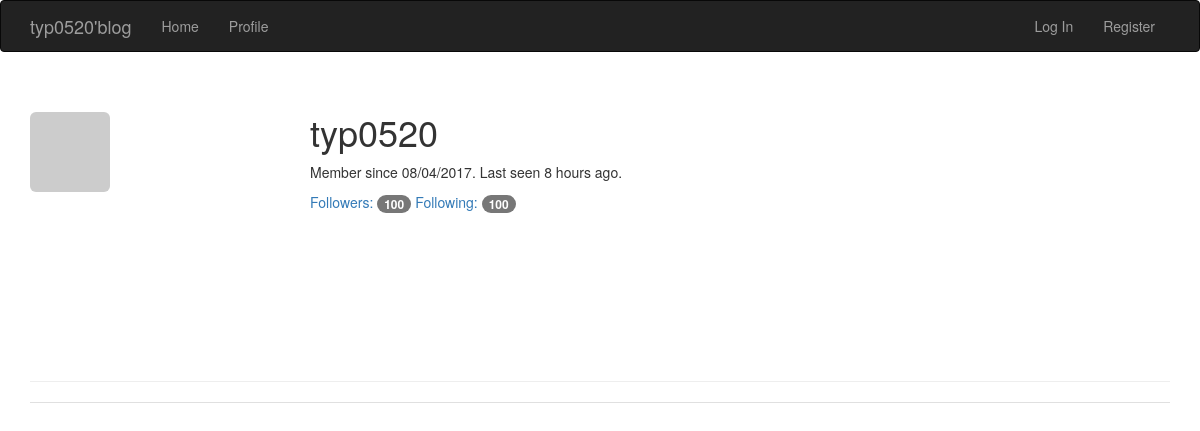
/user/typ0520, run on an earlier commit of the app's database.
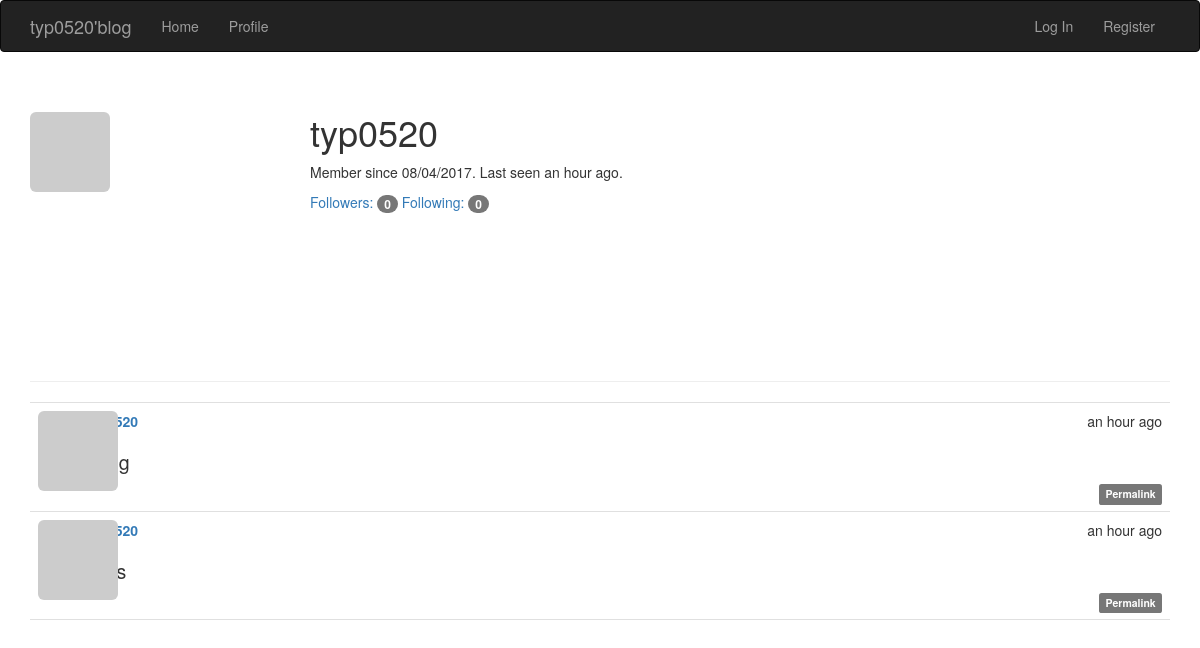
And on a later commit of the database.
### app/models.py (models this page shows, shortened)
class User(UserMixin, db.Model):
    __tablename__ = 'users'
    id = db.Column(db.Integer, primary_key=True)
    email = db.Column(db.String(64), unique=True, index=True)
    username = db.Column(db.String(64), unique=True, index=True)
    password_hash = db.Column(db.String(128))
    role_id = db.Column(db.Integer, db.ForeignKey('roles.id'))
    confirmed = db.Column(db.Boolean, default=False)
    name = db.Column(db.String(64))
    location = db.Column(db.String(64))
    about_me = db.Column(db.Text())
    member_since = db.Column(db.DateTime(), default=datetime.utcnow)
    last_seen = db.Column(db.DateTime(), default=datetime.utcnow)
    posts = db.relationship('Post', backref='author', lazy='dynamic')
    comments = db.relationship('Comment', backref='author', lazy='dynamic')
    followed = db.relationship('Follow',
                               foreign_keys=[Follow.follower_id],
                               backref=db.backref('follower', lazy='joined'),
                               lazy='dynamic',
                               cascade='all, delete-orphan')
    followers = db.relationship('Follow',
                               foreign_keys=[Follow.followed_id],
                               backref=db.backref('followed', lazy='joined'),
                               lazy='dynamic',
                               cascade='all, delete-orphan')
    @property
    def password(self):
        raise AttributeError('password is not a readable attribute')
    def gravatar(self, size=100, default='idention', rating='g'):
        url = 'http://www.gravatar.com/avatar'
        hash = hashlib.md5(self.email.encode('utf-8')).hexdigest()
        img = '{url}/{hash}?s={size}&r={rating}'.format(url=url, hash=hash, size=size, default=default, rating=rating)
        return img

class Post(db.Model):
    __tablename__ = 'posts'
    id = db.Column(db.Integer, primary_key=True)
    body = db.Column(db.Text)
    body_html = db.Column(db.Text)
    timestamp = db.Column(db.DateTime, index=True, default=datetime.utcnow)
    author_id = db.Column(db.Integer, db.ForeignKey('users.id'))

### app/main/views.py (the view)
@main.route('/user/<username>')
def user(username):
    user = User.query.filter_by(username=username).first()
    if user is None:
        abort(404)
    posts = user.posts.order_by(Post.timestamp.desc()).all()
    return render_template('user.html', user=user, posts=posts)

### app/auth/views.py (called while the page is built)
@auth.before_app_request
def before_request():
    if current_user.is_authenticated:
        if not current_user.confirmed \
            and request.endpoint \
            and request.endpoint[:5] != 'auth.' \
            and request.endpoint != 'static':
            return redirect(url_for('auth.unconfirmed'))

### app/main/__init__.py (called while the page is built)
@main.app_context_processor
def inject_permissions():
    return dict(Permission=Permission)

### app/models.py (called while the page is built)
    def can(self, permissions):
        return False

    def is_administrator(self):
        return False

### app/templates/user.html (shortened to what this page needs)
{% extends "base.html" %}
{% block page_content %}
    <div class="page-header">
        <img class="img-rounded profile-thumbnail" src="{{ user.gravatar(size=256) }}">
        <div class="profile-header">
            <h1>{{ user.username }}</h1>
            <p>Member since {{ moment(user.member_since).format('L') }}. Last
                seen {{ moment(user.last_seen).fromNow() }}.</p>
            <p>
                <a href="{{ url_for('.followers', username=user.username) }}">
                    Followers: <span class="badge">{{ user.followers.count() - 1 }}</span>
                </a>
                <a href="{{ url_for('.followed_by', username=user.username) }}">
                    Following: <span class="badge">{{ user.followed.count() - 1 }}</span>
                </a>
            </p>
        </div>
    </div>
    {% include('_posts.html') %}
{% endblock %}

### app/templates/base.html (shortened to what this page needs)
{% extends "bootstrap/base.html" %}
{% block head %}
    {{ super() }}
    <link rel="stylesheet" type="text/css" href="{{ url_for('static', filename='styles.css') }}">
{% endblock %}
{% block navbar %}
    <div class="navbar navbar-inverse" role="navigation">
        <div class="container">
            <div class="navbar-header">
                <a class="navbar-brand" href="{{ url_for('main.index') }}">typ0520'blog</a>
            </div>
            <div class="navbar-collapse collapse">
                <ul class="nav navbar-nav">
                    <li><a href="{{ url_for('main.index') }}">Home</a></li>
                    <li>
                        <a href="{{ url_for('main.user', username=current_user.username) }}"> Profile
                        </a></li>
                </ul>
                <ul class="nav navbar-nav navbar-right">
                    {% if current_user.is_authenticated %}
                        <li class="dropdown">
                            <a href="#" class="dropdown-toggle" data-toggle="dropdown">Account <b class="caret"></b></a>
                            <ul class="dropdown-menu">
                                <li><a href="{{ url_for('auth.modify_pwd') }}">Modify pwd</a></li>
                                <li><a href="{{ url_for('auth.logout') }}">Log Out</a></li>
                            </ul>
                        </li>
                    {% else %}
                        <li><a href="{{ url_for('auth.login') }}">Log In</a></li>
                        <li><a href="{{ url_for('auth.register') }}">Register</a></li>
                    {% endif %}
                </ul>
            </div>
        </div>
    </div>
{% endblock %}
{% block content %}
    <div class="container">
        {% block page_content %}{% endblock %}
    </div>
{% endblock %}

### app/templates/_posts.html (shortened to what this page needs)
<ul class="posts">
    {% for post in posts %}
    <li class="post">
        <div class="post-thumbnail">
            <a href="{{ url_for('.user', username=post.author.username) }}">
                <img class="img-rounded profile-thumbnail" src="{{ post.author.gravatar(size=40) }}">
            </a>
        </div>
        <div class="post-content">
            <div class="post-date">{{ moment(post.timestamp).fromNow() }}</div>
            <div class="post-author"><a href="{{ url_for('.user', username=post.author.username) }}">{{ post.author.username }}</a></div>
            <div class="post-body">
                {% if post.body_html %}
                    {{ post.body_html | safe }}
                {% else %}
                    {{ post.body }}
                {% endif %}
            </div>
            <div class="post-footer">
                <a href="{{ url_for('.post', id=post.id) }}">
                    <span class="label label-default">Permalink</span>
                </a>
            </div>
        </div>
    </li>
    {% endfor %}
</ul>

### app/static/styles.css (style rules this page uses)
.profile-thumbnail { position: absolute; }
.profile-header { min-height: 260px; margin-left: 280px; }
ul.posts { list-style-type: none; padding: 0px; margin: 16px 0px 0px 0px; border-top: 1px solid #e0e0e0; }
ul.posts li.post { padding: 8px; border-bottom: 1px solid #e0e0e0; }
div.post-date { float: right; }
div.post-author { font-weight: bold; }
div.post-thumbnail { position: absolute; }
div.post-content { margin-left: 48px; min-height: 48px; }
div.post-footer { text-align: right; }
.post-body h1 { font-size: 140%; }

What changed in the data, as far as the page shows it:
changed User "typ0520": last_seen "8 hours ago" → "an hour ago"
now on this page (row edited): Post: timestamp "an hour ago"
now on this page (row edited): Post: timestamp "an hour ago"
Also different on the page:
{{ user.followers.count() - 1 }}: "100" → "0"
{{ user.followed.count() - 1 }}: "100" → "0"
